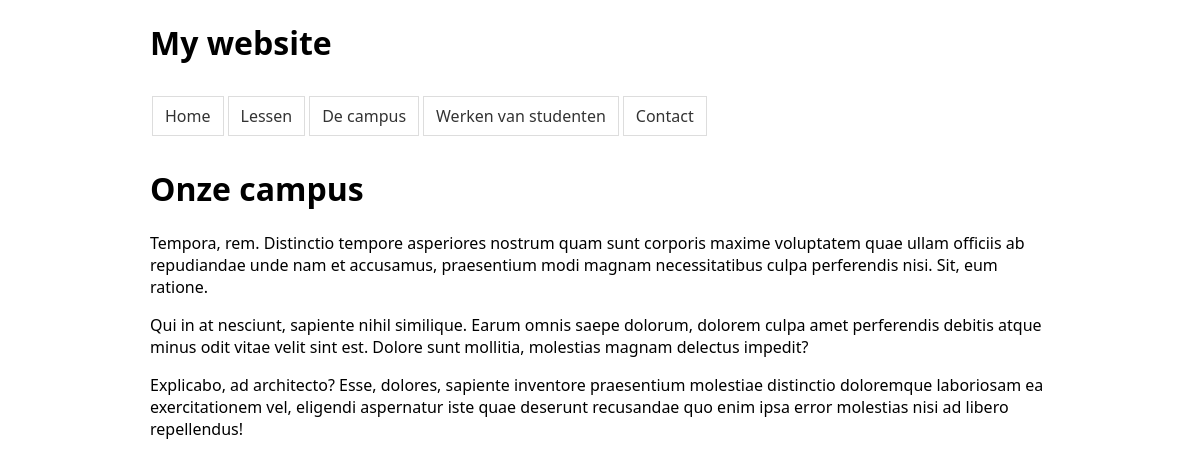
/exCMS/start_cms/index.php?page_id=4, run on the app's committed database.
### tables this page shows
CREATE TABLE `pages` (
  `page_id` int(11) unsigned NOT NULL AUTO_INCREMENT,
  `slug` varchar(256) DEFAULT NULL,
  `name` varchar(100) DEFAULT '',
  `title` varchar(256) DEFAULT NULL,
  `content` text,
  `sort_order` int(11) DEFAULT NULL,
  `template` varchar(50) DEFAULT NULL,
  PRIMARY KEY (`page_id`)
);

### exCMS/start_cms/index.php (the view, shortened to what this page needs)
<!DOCTYPE html>
<html lang="en">
<head>
    <link rel="stylesheet" href="css/main.css">
</head>
<body>
<div class="container">
    <h1>My website</h1>
    <?php
        require 'includes/db.php';
        $sql = 'select `page_id`, `name`, `slug` from pages order by `sort_order`';
        $pdo_statement = $db->prepare($sql);
        $pdo_statement-> execute();
        $all_pages = $pdo_statement->fetchAll();
        echo '<nav>';
        foreach ($all_pages as $page){
            echo '<a href="index.php?page_id=' . $page['page_id'] . '">' .  $page['name'] . '</a>';
        }
        echo '</nav>';
        $current_page_id = $_GET['page_id'];
        $sql='select * from `pages` where `page_id`= :page_id' ;
        $pdo_statement = $db->prepare($sql);
        $pdo_statement-> execute(
                [':page_id' => $current_page_id]
        );
        $current_pages = $pdo_statement->fetchObject();
    ?>
    <h1><?= $current_pages->title;?></h1>
    <div class="content">
        <?= $current_pages->content; ?>
    </div>
</div>
</body>
</html>

### exCMS/start_cms/css/main.css (style rules this page uses)
.container { max-width: 900px; margin: 20px auto; font-family: 'Segoe UI', Tahoma, Geneva, Verdana, sans-serif; }
nav { display: flex; }
nav a { display: block; color: #333; text-decoration:none; border: solid 1px #ddd; padding: 8px 12px; margin:10px 2px; }

### data on the page
pages: name "Home"
pages: name "Lessen"
pages: name "De campus", title "Onze campus", content "Tempora, rem. Distinctio tempore asperiores nostrum quam sunt corporis maxime voluptatem quae ullam officiis ab repudiandae unde nam et accusamus, praesentium modi magnam necessitatibus culpa perferendis nisi. Sit, eum ratione. Qui in at nesciunt, sapiente nihil similique. Earum omnis saepe dolorum, dolorem culpa amet perferendis debitis atque minus odit vitae velit sint est. Dolore sunt mollitia, molestias magnam delectus impedit? Explicabo, ad architecto? Esse, dolores, sapiente inventore praesentium molestiae distinctio doloremque laboriosam ea exercitationem vel, eligendi aspernatur iste quae deserunt recusandae quo enim ipsa error molestias nisi ad libero repellendus!"
pages: name "Werken van studenten"
pages: name "Contact"
